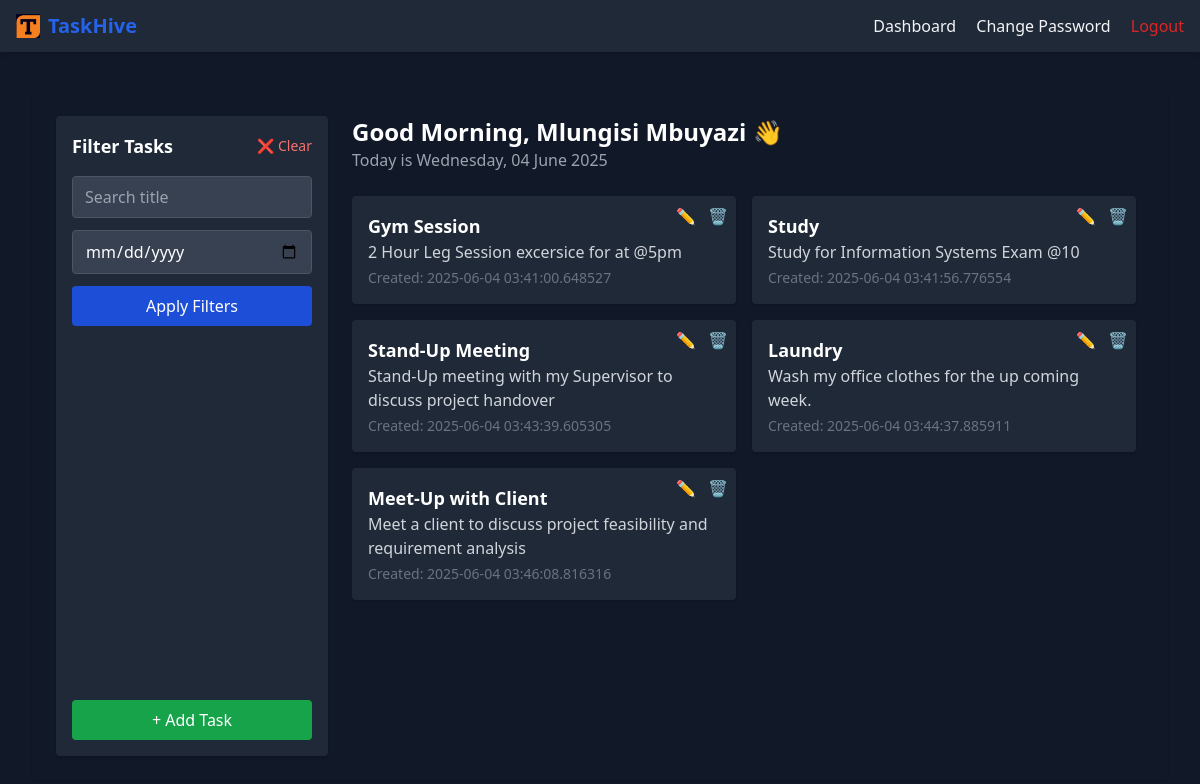
/ (signed in), run on the app's committed database.
### tables this page shows
CREATE TABLE users (
        id INTEGER PRIMARY KEY AUTOINCREMENT,
        name TEXT NOT NULL,
        surname TEXT NOT NULL,
        email TEXT NOT NULL UNIQUE,
        hash TEXT NOT NULL
    );

CREATE TABLE tasks (
        id INTEGER PRIMARY KEY AUTOINCREMENT,
        user_id INTEGER NOT NULL,
        title TEXT NOT NULL,
        description TEXT NOT NULL,
        created_at TEXT NOT NULL,
        FOREIGN KEY (user_id) REFERENCES users(id)
    );

### controller/TaskController.py (the view)
@task_bp.route("/")
@login_required  # Only logged-in users can access their dashboard
def dashboard():
    q = request.args.get("q")
    date = request.args.get("date")
    tasks = task_service.get_tasks_filtered(current_user.id, q, date)
    now = datetime.now()
    hour = now.hour
    if hour < 12:
        greeting = "Good Morning"
    elif hour < 18:
        greeting = "Good Afternoon"
    else:
        greeting = "Good Evening"
    current_date = now.strftime("%A, %d %B %Y")
    form = TaskForm()
    return render_template("dashboard.html",
                           tasks=tasks,
                           form=form,
                           user=current_user,
                           greeting=greeting,
                           current_date=current_date,
                           main_container_class="max-w-7xl",
                           q=q or "",
                           date=date or "")

### forms.py
class TaskForm(FlaskForm):
    title = StringField("Title", validators=[DataRequired(), Length(max=100)])
    description = TextAreaField("Description", validators=[DataRequired(), Length(max=500)])
    submit = SubmitField("Save Task")

### app.py (called while the page is built)
@login_manager.user_loader
def load_user(user_id):
    return user_service.get_by_id(user_id)

@app.after_request
def after_request(response):
    response.headers["Cache-Control"] = "no-cache, no-store, must-revalidate"
    response.headers["Expires"] = 0
    response.headers["Pragma"] = "no-cache"
    return response

### service/TaskService.py (called while the page is built)
    def get_tasks_filtered(self, user_id, q=None, date=None):
        sql = "SELECT * FROM tasks WHERE user_id = ?"
        args = [user_id]
        if q:
            sql += " AND title LIKE ?"
            args.append(f"%{q}%")
        if date:
            sql += " AND DATE(created_at) = DATE(?)"
            args.append(date)
        with connect(DB) as conn:
            rows = conn.execute(sql, tuple(args)).fetchall()
            return [Task(*row) for row in rows]

### service/UserService.py (called while the page is built)
    def get_by_id(self, user_id):
        with connect(DB) as conn:
            row = conn.execute("SELECT * FROM users WHERE id = ?", (user_id,)).fetchone()
            return User(*row) if row else None

### templates/dashboard.html (shortened to what this page needs)
{% extends "layout.html" %}
{% block main %}
<div class="flex flex-col lg:flex-row gap-6 h-[80vh]">
    <aside class="w-full lg:w-1/4 bg-gray-800 p-4 rounded shadow flex flex-col justify-between h-full">
        <div>
            <div class="flex items-center justify-between mb-4">
                <h2 class="text-lg font-semibold text-white">Filter Tasks</h2>
                <a href="{{ url_for('tasks.dashboard') }}"
                   title="Clear filters"
                   class="text-sm text-red-400 hover:text-red-300 flex items-center gap-1">
                    ❌ Clear
                </a>
            </div>
            <form method="get" action="{{ url_for('tasks.dashboard') }}" class="space-y-3">
                <input name="q" value="{{ q }}" placeholder="Search title"
                       class="w-full px-3 py-2 bg-gray-700 border border-gray-600 rounded text-white" />
                <input name="date" type="date" value="{{ date }}"
                       class="w-full px-3 py-2 bg-gray-700 border border-gray-600 rounded text-white" />
                <button type="submit"
                        class="w-full bg-blue-700 hover:bg-blue-600 text-white py-2 rounded">
                    Apply Filters
                </button>
            </form>
        </div>
        <button onclick="document.getElementById('addTaskModal').classList.remove('hidden')"
                class="w-full bg-green-600 hover:bg-green-500 text-white py-2 rounded mt-6">
            + Add Task
        </button>
    </aside>
    <section class="flex-1 h-full overflow-y-auto pr-2">
        <div class="mb-6">
            <h2 class="text-2xl font-bold text-white">
                {{ greeting }}, {{ user.name }} {{ user.surname }} 👋
            </h2>
            <p class="text-gray-400">Today is {{ current_date }}</p>
        </div>
        {% if tasks %}
        <div class="grid grid-cols-1 sm:grid-cols-2 gap-4">
            {% for task in tasks %}
            <div class="bg-gray-800 p-4 rounded shadow relative text-white">
                <h3 class="text-lg font-semibold">{{ task.title }}</h3>
                <p class="text-gray-300">{{ task.description }}</p>
                <small class="text-sm text-gray-500 block mt-1">Created: {{ task.created_at }}</small>
                <div class="absolute top-2 right-2 space-x-2 text-gray-400">
                    <a href="{{ url_for('tasks.edit_task', task_id=task.id) }}"
                       title="Edit" class="hover:text-blue-400">✏️</a>
                    <form action="/delete-task/{{ task.id }}" method="get" class="inline delete-task-form">
                        <button type="submit" title="Delete" class="hover:text-red-400">🗑️</button>
                    </form>
                </div>
            </div>
            {% endfor %}
        </div>
        {% else %}
        <p class="text-gray-400">No tasks available.</p>
        {% endif %}
    </section>
</div>
{% endblock %}

### templates/layout.html (shortened to what this page needs)
<!DOCTYPE html>
<html lang="en">
<head>
    <script src="https://cdn.tailwindcss.com"></script>
</head>
<body class="bg-gray-900 text-gray-100 font-sans">
    <nav class="bg-gray-800 shadow-md text-gray-100">
        <div class="max-w-7xl mx-auto px-4 py-3 flex justify-between items-center">
            <a href="/" class="flex items-center text-xl font-bold text-blue-600">
              <img src="{{ url_for('static', filename='images/logo1.png') }}" alt="TaskHive Logo" class="h-6 w-6 mr-2">
              TaskHive
            </a>
            <div class="space-x-4">
                {% if current_user.is_authenticated %}
                    <a href="{{ url_for('tasks.dashboard') }}" class="hover:underline">Dashboard</a>
                    <a href="{{ url_for('auth.change_password') }}" class="hover:underline">Change Password</a>
                    <a href="{{ url_for('auth.logout') }}" class="text-red-600 hover:underline">Logout</a>
                {% else %}
                    <a href="{{ url_for('auth.login') }}" class="hover:underline">Login</a>
                    <a href="{{ url_for('user.register') }}" class="hover:underline">Register</a>
                {% endif %}
            </div>
        </div>
    </nav>
    <main class="mx-auto mt-10 px-4 sm:px-6 lg:px-8">
        <div class="{{ main_container_class | default('max-w-2xl') }} mx-auto bg-transparent p-6 rounded shadow">
            {% block main %}{% endblock %}
        </div>
    </main>
</body>
</html>

### data on the page
users: name "Mlungisi", surname "Mbuyazi"
tasks: title "Gym Session", description "2 Hour Leg Session excersice for at @5pm", created_at "2025-06-04 03:41:00.648527"
tasks: title "Study", description "Study for Information Systems Exam @10", created_at "2025-06-04 03:41:56.776554"
tasks: title "Stand-Up Meeting", description "Stand-Up meeting with my Supervisor to discuss project handover", created_at "2025-06-04 03:43:39.605305"
tasks: title "Laundry", description "Wash my office clothes for the up coming week.", created_at "2025-06-04 03:44:37.885911"
tasks: title "Meet-Up with Client", description "Meet a client to discuss project feasibility and requirement analysis", created_at "2025-06-04 03:46:08.816316"

### other printed values
{{ greeting }} "Good Morning"
